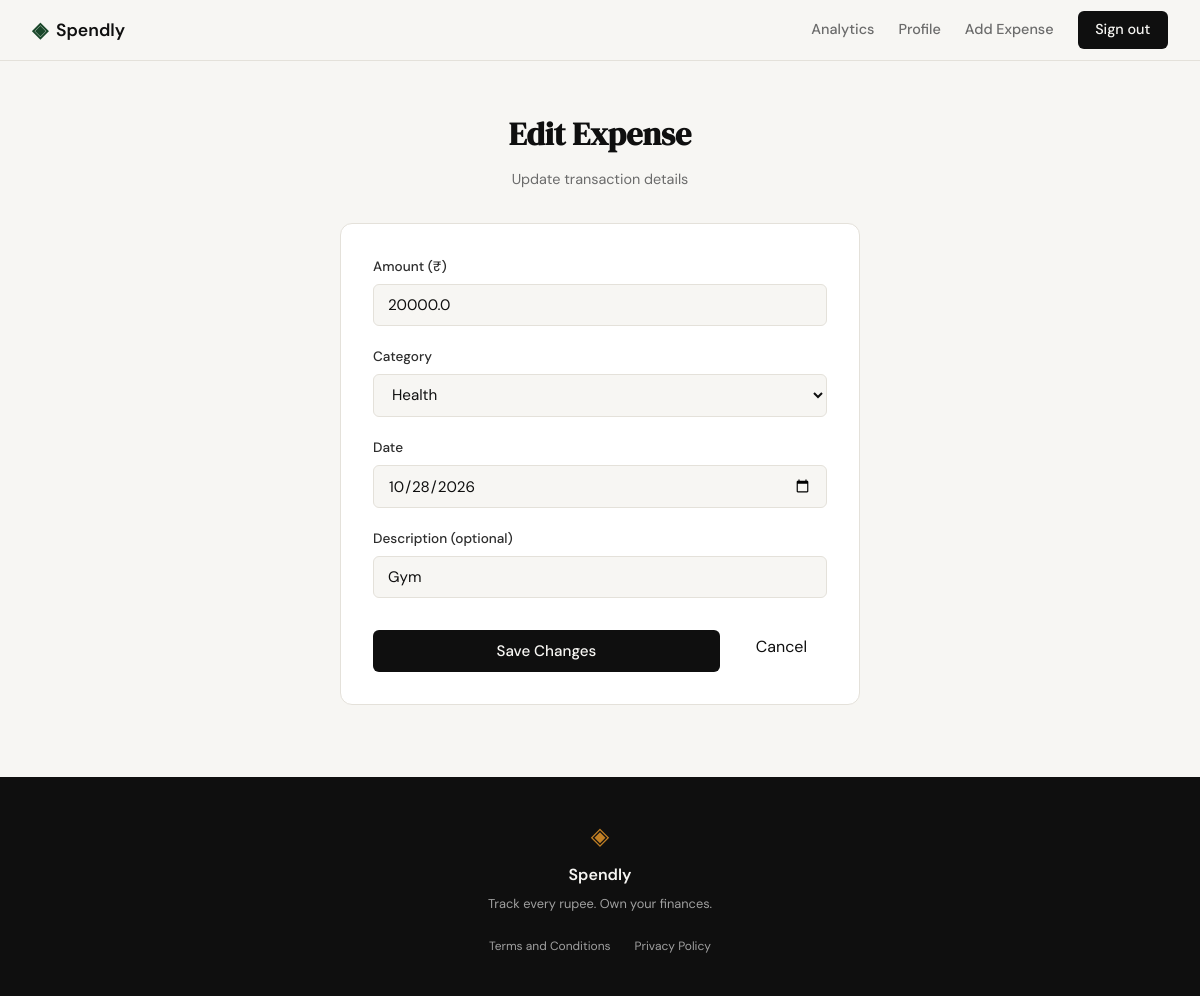
Page /expenses/6/edit (signed in) on the committed database.
### tables this page shows
CREATE TABLE expenses (
                id INTEGER PRIMARY KEY AUTOINCREMENT,
                user_id INTEGER NOT NULL,
                amount REAL NOT NULL,
                category TEXT NOT NULL,
                date TEXT NOT NULL,
                description TEXT,
                created_at TEXT DEFAULT CURRENT_TIMESTAMP,
                FOREIGN KEY (user_id) REFERENCES users (id) ON DELETE CASCADE
            );

### app.py (the view, shortened to what this page needs)
@app.route("/expenses/<int:id>/edit", methods=["GET", "POST"])
def edit_expense(id):
    if not session.get("user_id"):
        return redirect(url_for("login"))
    user_id = session["user_id"]
    expense = get_expense_by_id(id, user_id)
    if not expense:
        abort(404)
    categories = ["Food", "Transport", "Bills", "Health", "Entertainment", "Shopping", "Other"]
    return render_template(
        "edit_expense.html",
        expense=expense,
        categories=categories
    )

### database/db.py (called while the page is built)
def get_db():
    conn = sqlite3.connect(DATABASE_PATH)
    conn.row_factory = sqlite3.Row
    conn.execute("PRAGMA foreign_keys = ON")
    return conn

### database/queries.py (called while the page is built)
def get_expense_by_id(expense_id, user_id):
    with get_db() as conn:
        row = conn.execute(
            "SELECT id, user_id, amount, category, date, description FROM expenses WHERE id = ? AND user_id = ?",
            (expense_id, user_id)
        ).fetchone()
        return dict(row) if row else None

### templates/edit_expense.html (shortened to what this page needs)
{% extends "base.html" %}
{% block content %}
<section class="auth-section">
    <div class="auth-container" style="max-width: 520px;">
        <div class="auth-header">
            <h1 class="auth-title">Edit Expense</h1>
            <p class="auth-subtitle">Update transaction details</p>
        </div>
        <div class="auth-card">
            <form method="POST" action="{{ url_for('edit_expense', id=expense.id) }}">
                <div class="form-group">
                    <label for="amount">Amount (₹)</label>
                    <input type="number" id="amount" name="amount"
                           class="form-input" placeholder="0.00"
                           step="0.01" min="0.01"
                           value="{{ form_data.amount if form_data and form_data.amount is defined else expense.amount }}"
                           required autofocus>
                </div>
                <div class="form-group">
                    <label for="category">Category</label>
                    <select id="category" name="category" class="form-input" required>
                        {% for cat in categories %}
                        <option value="{{ cat }}" {% if (form_data and form_data.category == cat) or (not form_data and expense.category == cat) %}selected{% endif %}>{{ cat }}</option>
                        {% endfor %}
                    </select>
                </div>
                <div class="form-group">
                    <label for="date">Date</label>
                    <input type="date" id="date" name="date"
                           class="form-input"
                           value="{{ form_data.date if form_data and form_data.date is defined else expense.date }}"
                           required>
                </div>
                <div class="form-group">
                    <label for="description">Description (optional)</label>
                    <input type="text" id="description" name="description"
                           class="form-input" placeholder="e.g. Lunch at Deli"
                           maxlength="200"
                           value="{{ form_data.description if form_data and form_data.description is defined else (expense.description or '') }}">
                </div>
                <div style="display: flex; gap: 1rem; margin-top: 1.5rem;">
                    <button type="submit" class="btn-submit" style="flex: 1;">Save Changes</button>
                    <a href="{{ url_for('profile') }}" class="preset-btn" style="display: flex; align-items: center; justify-content: center; text-decoration: none; padding: 0.75rem 1.25rem;">Cancel</a>
                </div>
            </form>
        </div>
    </div>
</section>
{% endblock %}

### static/css/style.css (style rules this page uses)
:root { --ink: #0f0f0f; --ink-soft: #2d2d2d; --ink-muted: #6b6b6b; --ink-faint: #a0a0a0; --paper: #f7f6f3; --paper-warm: #f0ede6; --paper-card: #ffffff; --accent: #1a472a; --accent-light: #e8f0eb; --accent-2: #c17f24; --accent-2-light: #fdf3e3; --danger: #c0392b; --danger-light: #fdecea; --border: #e4e1da; --border-soft: #eeebe4; --font-display: 'DM Serif Display', Georgia, serif; --font-body: 'DM Sans', system-ui, sans-serif; --max-width: 1200px; --auth-width: 440px; --radius-sm: 6px; --radius-md: 12px; --radius-lg: 20px; }
*, *::before, *::after { box-sizing: border-box; margin: 0; padding: 0; }
html { font-size: 16px; scroll-behavior: smooth; }
body { background: var(--paper); color: var(--ink); font-family: var(--font-body); font-size: 1rem; line-height: 1.6; -webkit-font-smoothing: antialiased; }
a { color: inherit; text-decoration: none; }
.auth-section { min-height: calc(100vh - 60px - 100px); display: flex; align-items: center; justify-content: center; padding: 3rem 2rem; }
.auth-container { width: 100%; max-width: var(--auth-width); }
.auth-header { text-align: center; margin-bottom: 2rem; }
.auth-title { font-family: var(--font-display); font-size: 2rem; color: var(--ink); margin-bottom: 0.5rem; }
.auth-subtitle { font-size: 0.9rem; color: var(--ink-muted); }
.auth-card { background: var(--paper-card); border: 1px solid var(--border); border-radius: var(--radius-md); padding: 2rem; margin-bottom: 1.5rem; }
.form-group { margin-bottom: 1.25rem; }
.form-group label { display: block; font-size: 0.85rem; font-weight: 500; color: var(--ink-soft); margin-bottom: 0.4rem; }
.form-input { width: 100%; padding: 0.6rem 0.875rem; border: 1px solid var(--border); border-radius: var(--radius-sm); font-family: var(--font-body); font-size: 0.95rem; color: var(--ink); background: var(--paper); outline: none; transition: border-color 0.2s; }
.form-input::placeholder { color: var(--ink-faint); }
.btn-submit { width: 100%; padding: 0.7rem; background: var(--ink); color: var(--paper); border: none; border-radius: var(--radius-sm); font-family: var(--font-body); font-size: 0.95rem; font-weight: 500; cursor: pointer; transition: background 0.2s; margin-top: 0.5rem; }

### rows in the picture
expenses: amount "20000.0", category "Health", date "10/28/2026", description "Gym"
